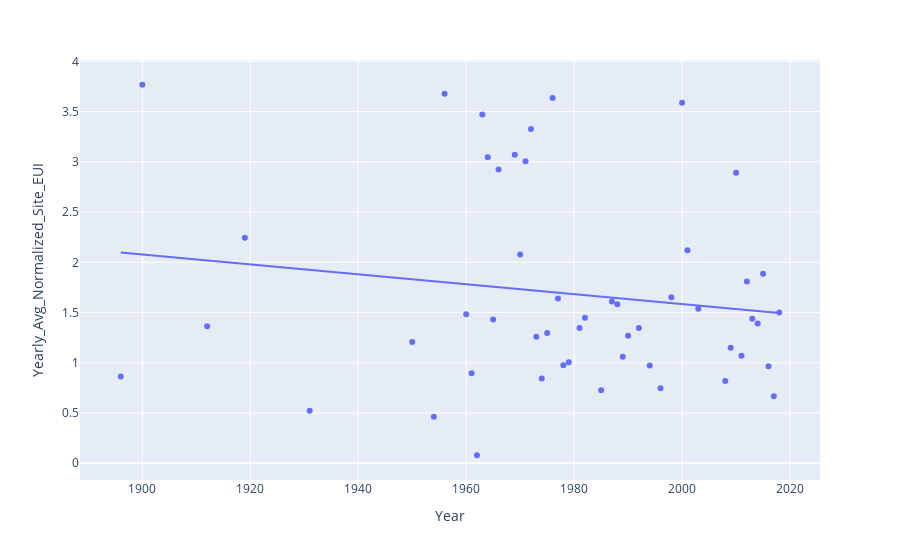

The code cell stored with this chart in its notebook:
### Code cell
fig = px.scatter(query1_table, x='Year', y='Yearly_Avg_Normalized_Site_EUI', trendline="ols")
fig.show()

### Figure 1 — Plotly figure (JSON) as saved in the notebook; plotly's stock layout.template omitted (floating-point values rounded to 4 significant figures)
{"data": [{"hovertemplate": "Year=%{x}<br>Yearly_Avg_Normalized_Site_EUI=%{y}<extra></extra>", "legendgroup": "", "marker": {"color": "#636efa", "symbol": "circle"}, "mode": "markers", "name": "", "orientation": "v", "showlegend": false, "type": "scatter", "x": [1896, 1900, 1912, 1919, 1931, 1950, 1954, 1956, 1960, 1961, 1962, 1963, 1964, 1965, 1966, 1969, 1970, 1971, 1972, 1973, 1974, 1975, 1976, 1977, 1978, 1979, 1981, 1982, 1985, 1987, 1988, 1989, 1990, 1992, 1994, 1996, 1998, 2000, 2001, 2003, 2008, 2009, 2010, 2011, 2012, 2013, 2014, 2015, 2016, 2017, 2018], "xaxis": "x", "y": [0.8633, 3.767, 1.363, 2.243, 0.5233, 1.207, 0.4633, 3.677, 1.483, 0.8967, 0.08, 3.471, 3.045, 1.43, 2.923, 3.07, 2.077, 3.007, 3.327, 1.258, 0.8433, 1.297, 3.635, 1.639, 0.9767, 1.006, 1.347, 1.448, 0.7267, 1.61, 1.583, 1.06, 1.27, 1.347, 0.9733, 0.7467, 1.653, 3.587, 2.12, 1.537, 0.82, 1.15, 2.89, 1.07, 1.81, 1.438, 1.39, 1.887, 0.9667, 0.6667, 1.501], "yaxis": "y"}, {"hovertemplate": "<b>OLS trendline</b><br>Yearly_Avg_Normalized_Site_EUI = -0.00493093 * Year + 11.4453<br>R<sup>2</sup>=0.022834<br><br>Year=%{x}<br>Yearly_Avg_Normalized_Site_EUI=%{y} <b>(trend)</b><extra></extra>", "legendgroup": "", "marker": {"color": "#636efa", "symbol": "circle"}, "mode": "lines", "name": "", "showlegend": false, "type": "scatter", "x": [1896, 1900, 1912, 1919, 1931, 1950, 1954, 1956, 1960, 1961, 1962, 1963, 1964, 1965, 1966, 1969, 1970, 1971, 1972, 1973, 1974, 1975, 1976, 1977, 1978, 1979, 1981, 1982, 1985, 1987, 1988, 1989, 1990, 1992, 1994, 1996, 1998, 2000, 2001, 2003, 2008, 2009, 2010, 2011, 2012, 2013, 2014, 2015, 2016, 2017, 2018], "xaxis": "x", "y": [2.096, 2.077, 2.017, 1.983, 1.924, 1.83, 1.81, 1.8, 1.781, 1.776, 1.771, 1.766, 1.761, 1.756, 1.751, 1.736, 1.731, 1.726, 1.721, 1.717, 1.712, 1.707, 1.702, 1.697, 1.692, 1.687, 1.677, 1.672, 1.657, 1.648, 1.643, 1.638, 1.633, 1.623, 1.613, 1.603, 1.593, 1.583, 1.579, 1.569, 1.544, 1.539, 1.534, 1.529, 1.524, 1.519, 1.514, 1.509, 1.505, 1.5, 1.495], "yaxis": "y"}], "layout": {"legend": {"tracegroupgap": 0}, "margin": {"t": 60}, "xaxis": {"anchor": "y", "domain": [0, 1], "title": {"text": "Year"}}, "yaxis": {"anchor": "x", "domain": [0, 1], "title": {"text": "Yearly_Avg_Normalized_Site_EUI"}}}}
